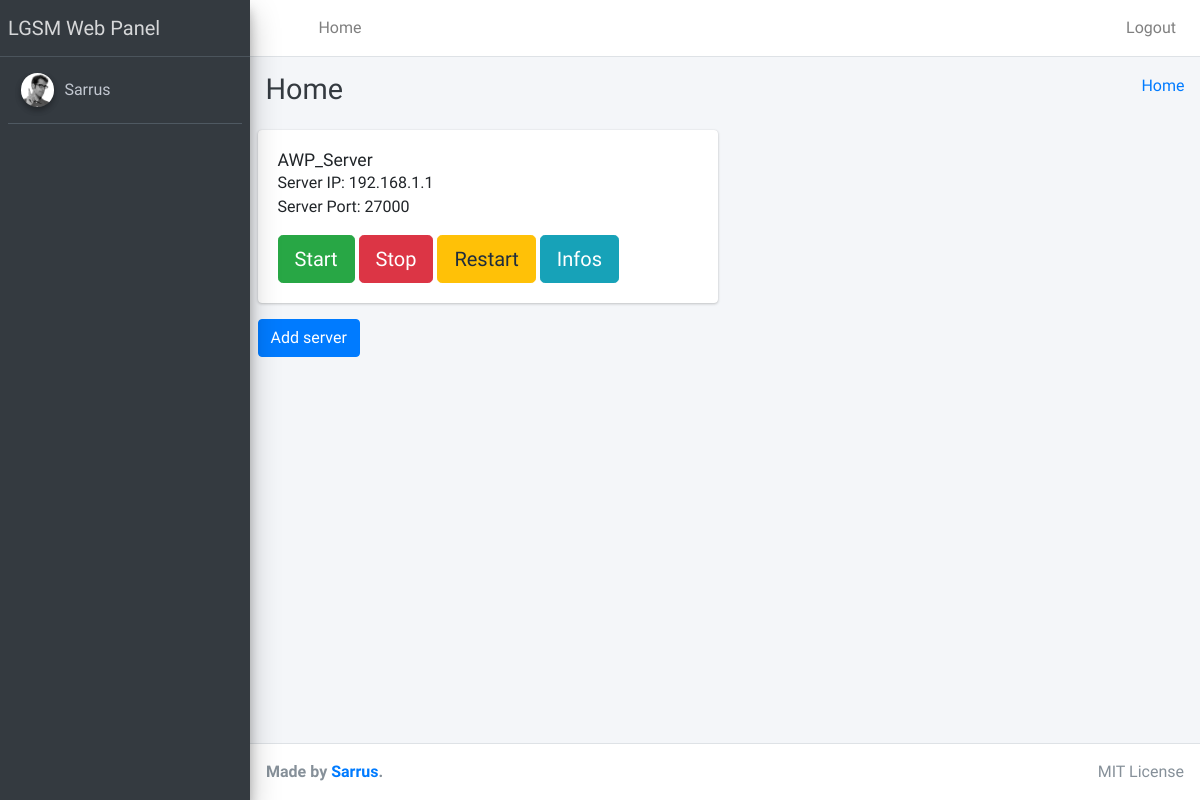
The app's page / (signed in) with its own data.
### webpanel/models.py (models this page shows, shortened)
class Server(models.Model):
    Name = models.CharField(max_length=100)
    IP= models.CharField(max_length=15)
    Port= models.CharField(max_length=5)
    User = models.CharField(max_length=100)
    Password = models.CharField(max_length=100)

### webpanel/views.py (the view)
# urls.py: path('', views.index, name='webpanel-index'),
@login_required
def index(request):
    context= {
        'servers': Server.objects.all()
    }
    return render(request, 'webpanel/index.html', context)

### webpanel/templates/webpanel/index.html
{% extends 'webpanel/base.html' %}
{% block content %}
<div class="content-wrapper">
  <div class="content-header">
    <div class="container-fluid">
      <div class="row mb-2">
        <div class="col-sm-6">
          <h1 class="m-0 text-dark">Home</h1>
        </div>
        <div class="col-sm-6">
          <ol class="breadcrumb float-sm-right">
            <li class="breadcrumb-item"><a href="#">Home</a></li>
          </ol>
        </div>
      </div>
    </div>
  </div>
  <div class="container-fluid">
    <div class="row">
      <div class="col-sm-6">
      {% for server in servers %}
        <div class="card">
          <div class="card-body">
            <h1 class="card-title">{{server.Name}}</h1>
            <p class="card-text">
              Server IP: {{server.IP}} <br>
              Server Port: {{server.Port}} <br>
            </p>
            <button type="button" class="btn btn-success btn-lg">Start</button>
            <button type="button" class="btn btn-danger btn-lg">Stop</button>
            <button type="button" class="btn btn-warning btn-lg">Restart</button>
            <button type="button" class="btn btn-info btn-lg">Infos</button>
          </div>
        </div>
        {% endfor %}
      </div>
    </div>
    <div class="row">
      <div class="col-12">
        <button type="button" class="btn btn-primary float-left" onclick="location.href = 'newserver';">
          Add server
        </button>
      </div>
    </div>
  </div>
</div>
{% endblock content %}

### records on screen
Server: Name "AWP_Server", IP "192.168.1.1", Port "27000"
